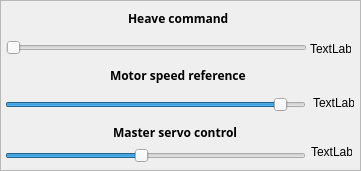
   <widget class="QFrame" name="frame_2">
    <property name="geometry">
     <rect>
      <x>40</x>
      <y>270</y>
      <width>361</width>
      <height>171</height>
     </rect>
    </property>
    <property name="frameShape">
     <enum>QFrame::StyledPanel</enum>
    </property>
    <property name="frameShadow">
     <enum>QFrame::Raised</enum>
    </property>
    <widget class="QLabel" name="label_3">
     <property name="geometry">
      <rect>
       <x>110</x>
       <y>67</y>
       <width>160</width>
       <height>17</height>
      </rect>
     </property>
     <property name="font">
      <font>
       <family>Ubuntu Condensed</family>
       <weight>75</weight>
       <italic>false</italic>
       <bold>true</bold>
      </font>
     </property>
     <property name="text">
      <string>Motor speed reference</string>
     </property>
    </widget>
    <widget class="QSlider" name="horizontalSlider_2">
     <property name="geometry">
      <rect>
       <x>5</x>
       <y>90</y>
       <width>301</width>
       <height>29</height>
      </rect>
     </property>
     <property name="minimum">
      <number>0</number>
     </property>
     <property name="maximum">
      <number>800</number>
     </property>
     <property name="value">
      <number>750</number>
     </property>
     <property name="orientation">
      <enum>Qt::Horizontal</enum>
     </property>
    </widget>
    <widget class="QSlider" name="horizontalSlider">
     <property name="geometry">
      <rect>
       <x>5</x>
       <y>141</y>
       <width>301</width>
       <height>29</height>
      </rect>
     </property>
     <property name="minimum">
      <number>13107</number>
     </property>
     <property name="maximum">
      <number>26214</number>
     </property>
     <property name="value">
      <number>19000</number>
     </property>
     <property name="orientation">
      <enum>Qt::Horizontal</enum>
     </property>
    </widget>
    <widget class="QLabel" name="label">
     <property name="geometry">
      <rect>
       <x>113</x>
       <y>124</y>
       <width>160</width>
       <height>17</height>
      </rect>
     </property>
     <property name="font">
      <font>
       <family>Ubuntu Condensed</family>
       <weight>75</weight>
       <bold>true</bold>
      </font>
     </property>
     <property name="text">
      <string>Master servo control</string>
     </property>
    </widget>
    <widget class="QLabel" name="label_4">
     <property name="geometry">
      <rect>
       <x>313</x>
       <y>94</y>
       <width>41</width>
       <height>17</height>
      </rect>
     </property>
     <property name="text">
      <string>TextLabel</string>
     </property>
    </widget>
    <widget class="QLabel" name="label_5">
     <property name="geometry">
      <rect>
       <x>311</x>
       <y>143</y>
       <width>41</width>
       <height>17</height>
      </rect>
     </property>
     <property name="text">
      <string>TextLabel</string>
     </property>
    </widget>
    <widget class="QSlider" name="horizontalSlider_3">
     <property name="geometry">
      <rect>
       <x>6</x>
       <y>33</y>
       <width>301</width>
       <height>29</height>
      </rect>
     </property>
     <property name="minimum">
      <number>0</number>
     </property>
     <property name="maximum">
      <number>15</number>
     </property>
     <property name="tracking">
      <bool>true</bool>
     </property>
     <property name="orientation">
      <enum>Qt::Horizontal</enum>
     </property>
    </widget>
    <widget class="QLabel" name="label_16">
     <property name="geometry">
      <rect>
       <x>128</x>
       <y>10</y>
       <width>111</width>
       <height>17</height>
      </rect>
     </property>
     <property name="font">
      <font>
       <family>Ubuntu Condensed</family>
       <weight>75</weight>
       <italic>false</italic>
       <bold>true</bold>
      </font>
     </property>
     <property name="text">
      <string>Heave command</string>
     </property>
    </widget>
    <widget class="QLabel" name="label_18">
     <property name="geometry">
      <rect>
       <x>310</x>
       <y>40</y>
       <width>41</width>
       <height>17</height>
      </rect>
     </property>
     <property name="text">
      <string>TextLabel</string>
     </property>
    </widget>
   </widget>
